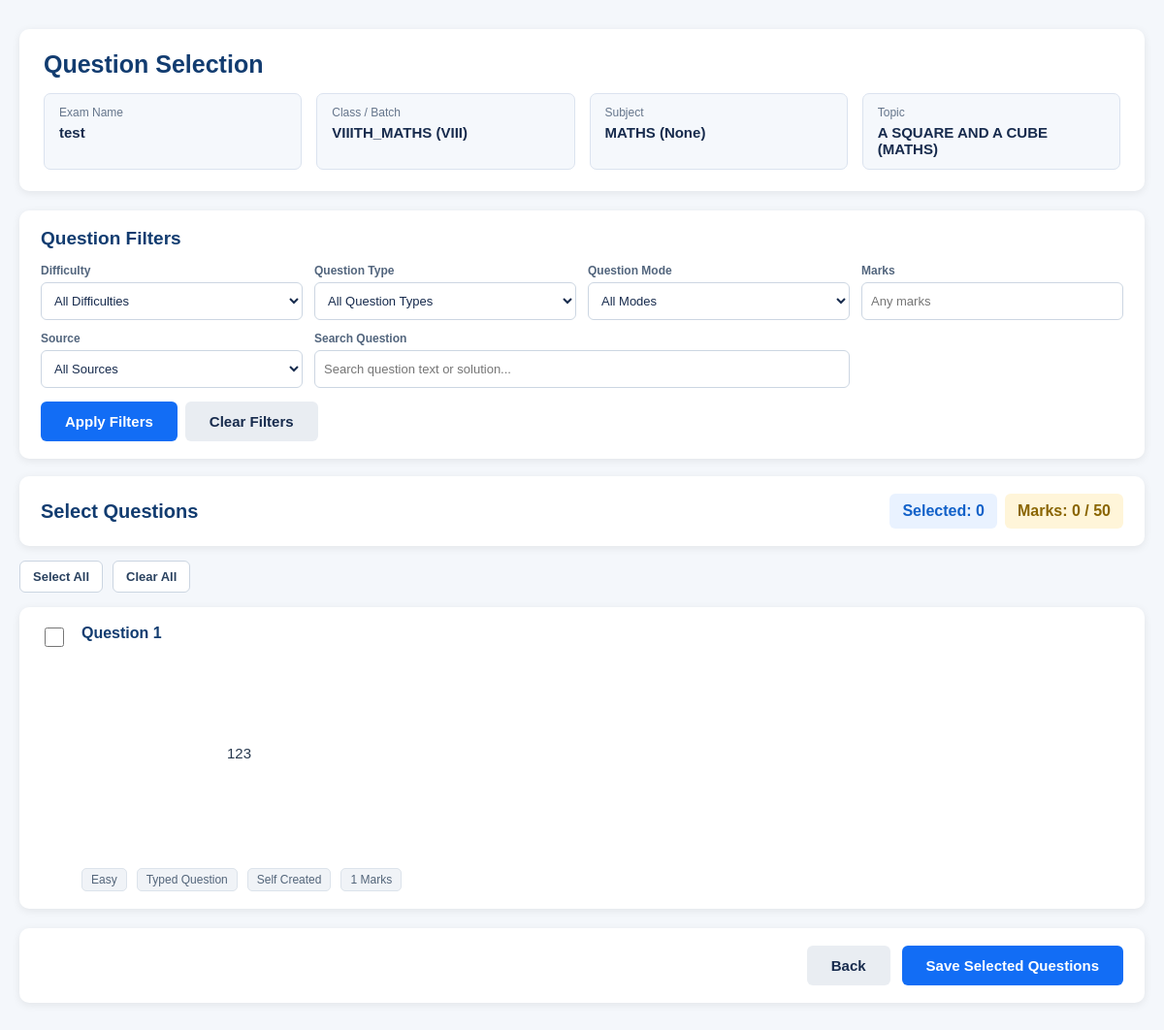
/performance/question-selection/8/, run on the app's committed database.
### students/models.py (models this page shows, shortened)
class Exam(models.Model):
    name = models.CharField(max_length=100)
    assessment = models.OneToOneField(
        'performance.Assessment',
        on_delete=models.CASCADE,
        related_name='online_exam',
        null=True,
        blank=True
    )
    topic = models.ForeignKey(
        Topic,
        on_delete=models.CASCADE
    )
    batch = models.ForeignKey(
        Batch,
        on_delete=models.CASCADE
    )
    duration = models.IntegerField(
        help_text="Duration in minutes"
    )
    total_marks = models.IntegerField()
    number_of_questions = models.IntegerField(default=10)
    start_time = models.DateTimeField()
    end_time = models.DateTimeField()

class Batch(models.Model):
    batch_name = models.CharField(max_length=50)
    student_class = models.CharField(max_length=20, blank=True, null=True)
    def __str__(self):
        return f"{self.batch_name} ({self.student_class})"

class Topic(models.Model):
    subject = models.ForeignKey(
        Subject,
        on_delete=models.CASCADE,
        related_name='topics'
    )
    name = models.CharField(max_length=100)
    def __str__(self):
        return f"{self.name} ({self.subject.name})"

class Subject(models.Model):
    name = models.CharField(max_length=100, unique=True)
    code = models.CharField(max_length=10, blank=True, null=True)
    def __str__(self):
        return f"{self.name} ({self.code})"

class Question(models.Model):
    batch = models.ForeignKey(
    Batch,
    on_delete=models.CASCADE,
    related_name="questions",
    verbose_name="Batch",
)
    QUESTION_MODE_CHOICES = [
        ('IMAGE', 'Import Question'),
        ('TYPED', 'Typed Question'),
        ('HYBRID', 'Hybrid Question'),
    ]
    QUESTION_TYPE_CHOICES = [
        ('MCQ', 'MCQ'),
        ('MATCH', 'Match the Matrix'),
        ('CASE', 'Case Study'),
        ('NUMERICAL', 'Numerical'),
        ('SHORT', 'Short Answer'),
        ('LONG', 'Long Answer'),
        ('ASSERTION', 'Assertion–Reason'),
        ('OTHER', 'Other'),
    ]
    DIFFICULTY_CHOICES = [
        ('E', 'Easy'),
        ('M', 'Medium'),
        ('H', 'Hard'),
    ]
    SOURCE_CHOICES = [
        ('SELF', 'Self Created'),
        ('NCERT', 'NCERT'),
        ('EXEMPLAR', 'NCERT Exemplar'),
        ('PYQ', 'Previous Year Question'),
        ('BOOK', 'Reference Book'),
        ('AI', 'AI Generated'),
    ]
    batch = models.ForeignKey(
    Batch,
    on_delete=models.CASCADE,
    related_name="questions",
    null=True,
    blank=True,
    )
    topic = models.ForeignKey(
    Topic,
    on_delete=models.CASCADE,
)
    question_mode = models.CharField(
        max_length=10,
        choices=QUESTION_MODE_CHOICES,
        default='IMAGE'
    )
    question_type = models.CharField(
        max_length=15,
        choices=QUESTION_TYPE_CHOICES,
        default='MCQ'
    )
    difficulty = models.CharField(
        max_length=1,
        choices=DIFFICULTY_CHOICES,
        default='M'
    )
    source = models.CharField(
        max_length=20,
        choices=SOURCE_CHOICES,
        default='SELF'
    )
    estimated_time = models.PositiveIntegerField(
        default=60,
        help_text="Estimated time in seconds"
    )
    is_active = models.BooleanField(default=True)
    created_at = models.DateTimeField(auto_now_add=True)
    question_text = models.TextField(
        blank=True,
        null=True
    )
    question_image = models.ImageField(
        upload_to='questions/',
        blank=True,
        null=True
    )
    option_a_text = models.CharField(
        max_length=255,
        blank=True,
        null=True
    )
    option_a_image = models.ImageField(
        upload_to='options/',
        blank=True,
        null=True
    )
    option_b_text = models.CharField(
        max_length=255,
        blank=True,
        null=True
    )
    option_b_image = models.ImageField(
        upload_to='options/',
        blank=True,
        null=True
    )
    option_c_text = models.CharField(
        max_length=255,
        blank=True,
        null=True
    )
    option_c_image = models.ImageField(
        upload_to='options/',
        blank=True,
        null=True
    )
    option_d_text = models.CharField(
        max_length=255,
        blank=True,
        null=True
    )
    option_d_image = models.ImageField(
        upload_to='options/',
        blank=True,
        null=True
    )
    correct_option = models.CharField(
        max_length=1,
        choices=[
            ('A', 'Option A'),
            ('B', 'Option B'),
            ('C', 'Option C'),
            ('D', 'Option D'),
        ]
    )
    feedback_text = models.TextField(
        blank=True,
        null=True
    )
    feedback_image = models.ImageField(
        upload_to='feedback/',
        blank=True,
        null=True
    )
    marks = models.PositiveIntegerField(default=1)
    negative_marks = models.FloatField(default=0)

### performance/views.py (the view, shortened to what this page needs)
def question_selection(request, exam_id):
    exam = get_object_or_404(
        Exam.objects.select_related(
            "batch",
            "topic",
            "topic__subject",
        ),
        id=exam_id,
    )
    difficulty = request.GET.get(
        "difficulty",
        ""
    ).strip()
    question_type = request.GET.get(
        "question_type",
        ""
    ).strip()
    question_mode = request.GET.get(
        "question_mode",
        ""
    ).strip()
    marks = request.GET.get(
        "marks",
        ""
    ).strip()
    source = request.GET.get(
        "source",
        ""
    ).strip()
    search = request.GET.get(
        "search",
        ""
    ).strip()
    questions = Question.objects.filter(
        batch=exam.batch,
        topic=exam.topic,
        is_active=True,
    ).order_by("id")
    if difficulty:
        questions = questions.filter(
            difficulty=difficulty
        )
    if question_type:
        questions = questions.filter(
            question_type=question_type
        )
    if question_mode:
        questions = questions.filter(
            question_mode=question_mode
        )
    if marks:
        questions = questions.filter(
            marks=marks
        )
    if source:
        questions = questions.filter(
            source=source
        )
    if search:
        questions = questions.filter(
            Q(question_text__icontains=search)
            |
            Q(feedback_text__icontains=search)
        )
    selected_question_ids = set(
        ExamQuestion.objects.filter(
            exam=exam
        ).values_list(
            "question_id",
            flat=True,
        )
    )
    context = {
        "exam": exam,
        "questions": questions,
        "selected_question_ids":
            selected_question_ids,
        "difficulty_choices":
            Question.DIFFICULTY_CHOICES,
        "question_type_choices":
            Question.QUESTION_TYPE_CHOICES,
        "question_mode_choices":
            Question.QUESTION_MODE_CHOICES,
        "source_choices":
            Question.SOURCE_CHOICES,
        "selected_difficulty":
            difficulty,
        "selected_question_type":
            question_type,
        "selected_question_mode":
            question_mode,
        "selected_marks":
            marks,
        "selected_source":
            source,
        "search":
            search,
    }
    return render(
        request,
        "performance/question_selection.html",
        context,
    )

### templates/performance/question_selection.html (shortened to what this page needs)
{% load static %}
<!DOCTYPE html>
<html lang="en">
<head>
</head>
<body>
<div class="container">
    <div class="header">
        <h1>Question Selection</h1>
        <div class="exam-info">
            <div class="info-box">
                <div class="info-label">
                    Exam Name
                </div>
                <div class="info-value">
                    {{ exam.name }}
                </div>
            </div>
            <div class="info-box">
                <div class="info-label">
                    Class / Batch
                </div>
                <div class="info-value">
                    {{ exam.batch }}
                </div>
            </div>
            <div class="info-box">
                <div class="info-label">
                    Subject
                </div>
                <div class="info-value">
                    {{ exam.topic.subject }}
                </div>
            </div>
            <div class="info-box">
                <div class="info-label">
                    Topic
                </div>
                <div class="info-value">
                    {{ exam.topic }}
                </div>
            </div>
        </div>
    </div>
    <form method="GET">
        <div class="filter-box">
            <h2 class="filter-title">
                Question Filters
            </h2>
           <div class="filter-grid">
    <div class="field">
        <label>
            Difficulty
        </label>
        <select name="difficulty">
            <option value="">
                All Difficulties
            </option>
        </select>
    </div>
    <div class="field">
        <label>
            Question Type
        </label>
        <select name="question_type">
            <option value="">
                All Question Types
            </option>
        </select>
    </div>
    <div class="field">
        <label>
            Question Mode
        </label>
        <select name="question_mode">
            <option value="">
                All Modes
            </option>
        </select>
    </div>
    <div class="field">
        <label>
            Marks
        </label>
        <input
            type="number"
            name="marks"
            min="1"
            value="{{ selected_marks }}"
            placeholder="Any marks"
        >
    </div>
    <div class="field">
        <label>
            Source
        </label>
        <select name="source">
            <option value="">
                All Sources
            </option>
        </select>
    </div>
    <div class="field search-field">
        <label>
            Search Question
        </label>
        <input
            type="text"
            name="search"
            value="{{ search }}"
            placeholder="Search question text or solution..."
        >
    </div>
</div>
<div class="filter-buttons">
    <button
        type="submit"
        class="btn btn-search"
    >
        Apply Filters
    </button>
    <a
        href="{% url 'performance_question_selection' exam.id %}"
        class="btn btn-clear"
    >
        Clear Filters
    </a>
</div>
</div>
</form>
    <div class="selection-header">
        <h2>
            Select Questions
        </h2>
        <div class="count-area">
            <div class="count-box">
                Selected:
                <span id="selectedCount">0</span>
            </div>
            <div class="marks-box">
                Marks:
                <span id="selectedMarks">0</span>
                /
                {{ exam.total_marks }}
            </div>
        </div>
    </div>
    <form method="POST">
        <div class="select-tools">
            <button
                type="button"
                class="tool-btn"
                onclick="selectAllQuestions()"
            >
                Select All
            </button>
            <button
                type="button"
                class="tool-btn"
                onclick="clearAllQuestions()"
            >
                Clear All
            </button>
        </div>
        <div class="questions-container">
            {% if questions %}
                {% for question in questions %}
                    <div class="question-row">
                        <input
                            type="checkbox"
                            class="checkbox question-checkbox"
                            name="questions"
                            value="{{ question.id }}"
                            data-marks="{{ question.marks }}"
                        >
                        <div class="question-content">
                            <div class="question-number">
                                Question {{ forloop.counter }}
                            </div>
                            <div class="question-text">
                                {% if question.question_text %}
                                    {{ question.question_text }}
                                {% else %}
                                    Image Question #{{ question.id }}
                                {% endif %}
                            </div>
                            <div class="question-meta">
                                <span class="badge">
                                    {{ question.get_difficulty_display }}
                                </span>
                                <span class="badge">
                                    {{ question.get_question_mode_display }}
                                </span>
                                <span class="badge">
                                    {{ question.get_source_display }}
                                </span>
                                <span class="badge">
                                    {{ question.marks }} Marks
                                </span>
                            </div>
                        </div>
                    </div>
                {% endfor %}
            {% endif %}
        </div>
        <div class="actions">
            <a
                href="{% url 'performance_create_test' %}"
                class="btn btn-clear"
            >
                Back
            </a>
            <button
                type="submit"
                class="btn btn-save"
            >
                Save Selected Questions
            </button>
        </div>
    </form>
</div>
</body>
</html>

### data on the page
Exam: name "test", batch "VIIITH_MATHS (VIII)", topic.subject "MATHS (None)", topic "A SQUARE AND A CUBE (MATHS)", total_marks "50"
Question: question_text "123", difficulty "Easy", question_mode "Typed Question", source "Self Created", marks "1"
